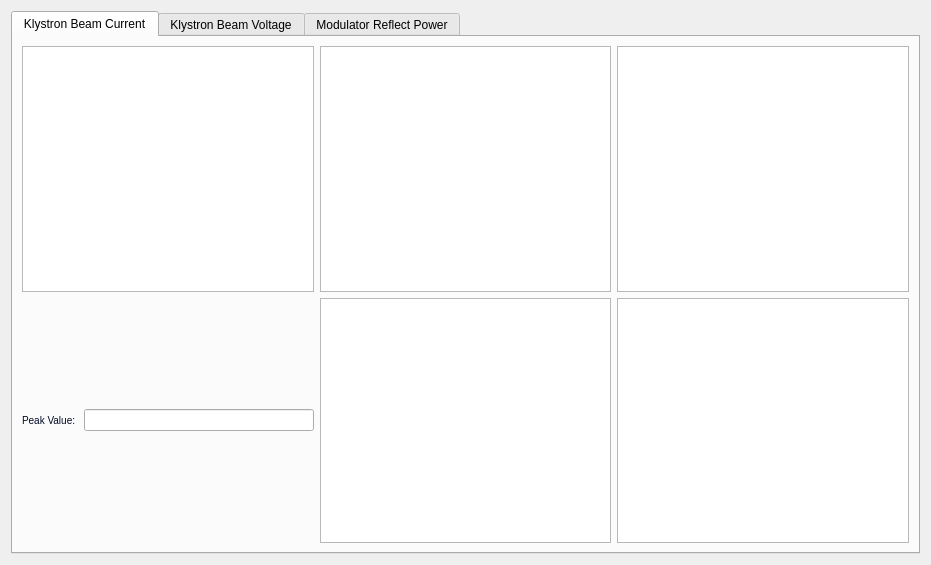
<?xml version="1.0" encoding="UTF-8"?>
<ui version="4.0">
 <class>RTM_Waveforms</class>
 <widget class="QWidget" name="RTM_Waveforms">
  <property name="geometry">
   <rect>
    <x>0</x>
    <y>0</y>
    <width>931</width>
    <height>565</height>
   </rect>
  </property>
  <property name="windowTitle">
   <string>Form</string>
  </property>
  <layout class="QVBoxLayout" name="verticalLayout_2">
   <item>
    <layout class="QVBoxLayout" name="verticalLayout">
     <item>
      <widget class="QTabWidget" name="tabWidget">
       <property name="currentIndex">
        <number>0</number>
       </property>
       <widget class="QWidget" name="tab">
        <attribute name="title">
         <string>Klystron Beam Current</string>
        </attribute>
        <layout class="QGridLayout" name="gridLayout_2">
         <item row="0" column="0">
          <layout class="QGridLayout" name="gridLayout">
           <item row="1" column="1">
            <widget class="PyDMWaveformPlot" name="PyDMWaveformPlot_2">
             <property name="sizePolicy">
              <sizepolicy hsizetype="Expanding" vsizetype="Expanding">
               <horstretch>1</horstretch>
               <verstretch>1</verstretch>
              </sizepolicy>
             </property>
             <property name="toolTip">
              <string/>
             </property>
             <property name="showXGrid">
              <bool>true</bool>
             </property>
             <property name="showYGrid">
              <bool>true</bool>
             </property>
             <property name="axisColor">
              <color>
               <red>202</red>
               <green>202</green>
               <blue>202</blue>
              </color>
             </property>
             <property name="showRightAxis">
              <bool>true</bool>
             </property>
             <property name="title" stdset="0">
              <string>Fault History Buff 2</string>
             </property>
             <property name="curves">
              <stringlist>
               <string>{&quot;y_channel&quot;: &quot;ca://${DEVICE}:FALTHIST2_RTM_BCURR_WF&quot;, &quot;x_channel&quot;: null, &quot;name&quot;: &quot;&quot;, &quot;color&quot;: &quot;#57c8c1&quot;, &quot;lineStyle&quot;: 1, &quot;lineWidth&quot;: 3, &quot;symbol&quot;: null, &quot;symbolSize&quot;: 10, &quot;redraw_mode&quot;: 2}</string>
              </stringlist>
             </property>
            </widget>
           </item>
           <item row="0" column="1">
            <widget class="PyDMWaveformPlot" name="PyDMWaveformPlot">
             <property name="sizePolicy">
              <sizepolicy hsizetype="Expanding" vsizetype="Expanding">
               <horstretch>1</horstretch>
               <verstretch>1</verstretch>
              </sizepolicy>
             </property>
             <property name="toolTip">
              <string/>
             </property>
             <property name="showXGrid">
              <bool>true</bool>
             </property>
             <property name="showYGrid">
              <bool>true</bool>
             </property>
             <property name="axisColor">
              <color>
               <red>202</red>
               <green>202</green>
               <blue>202</blue>
              </color>
             </property>
             <property name="showRightAxis">
              <bool>true</bool>
             </property>
             <property name="title" stdset="0">
              <string>Fault History Buff 0</string>
             </property>
             <property name="curves">
              <stringlist>
               <string>{&quot;y_channel&quot;: &quot;ca://${DEVICE}:FALTHIST0_RTM_BCURR_WF&quot;, &quot;x_channel&quot;: null, &quot;name&quot;: &quot;&quot;, &quot;color&quot;: &quot;#57c8c1&quot;, &quot;lineStyle&quot;: 1, &quot;lineWidth&quot;: 3, &quot;symbol&quot;: null, &quot;symbolSize&quot;: 10, &quot;redraw_mode&quot;: 2}</string>
              </stringlist>
             </property>
            </widget>
           </item>
           <item row="1" column="2">
            <widget class="PyDMWaveformPlot" name="PyDMWaveformPlot_3">
             <property name="sizePolicy">
              <sizepolicy hsizetype="Expanding" vsizetype="Expanding">
               <horstretch>1</horstretch>
               <verstretch>1</verstretch>
              </sizepolicy>
             </property>
             <property name="toolTip">
              <string/>
             </property>
             <property name="showXGrid">
              <bool>true</bool>
             </property>
             <property name="showYGrid">
              <bool>true</bool>
             </property>
             <property name="axisColor">
              <color>
               <red>202</red>
               <green>202</green>
               <blue>202</blue>
              </color>
             </property>
             <property name="showRightAxis">
              <bool>true</bool>
             </property>
             <property name="title" stdset="0">
              <string>Fault History Buff 3</string>
             </property>
             <property name="curves">
              <stringlist>
               <string>{&quot;y_channel&quot;: &quot;ca://${DEVICE}:FALTHIST3_RTM_BCURR_WF&quot;, &quot;x_channel&quot;: null, &quot;name&quot;: &quot;&quot;, &quot;color&quot;: &quot;#57c8c1&quot;, &quot;lineStyle&quot;: 1, &quot;lineWidth&quot;: 3, &quot;symbol&quot;: null, &quot;symbolSize&quot;: 10, &quot;redraw_mode&quot;: 2}</string>
              </stringlist>
             </property>
            </widget>
           </item>
           <item row="0" column="2">
            <widget class="PyDMWaveformPlot" name="PyDMWaveformPlot_4">
             <property name="toolTip">
              <string/>
             </property>
             <property name="showXGrid">
              <bool>true</bool>
             </property>
             <property name="showYGrid">
              <bool>true</bool>
             </property>
             <property name="axisColor">
              <color>
               <red>202</red>
               <green>202</green>
               <blue>202</blue>
              </color>
             </property>
             <property name="showRightAxis">
              <bool>true</bool>
             </property>
             <property name="title" stdset="0">
              <string>Fault History Buff 1</string>
             </property>
             <property name="curves">
              <stringlist>
               <string>{&quot;y_channel&quot;: &quot;ca://${DEVICE}:FALTHIST1_RTM_BCURR_WF&quot;, &quot;x_channel&quot;: null, &quot;name&quot;: &quot;&quot;, &quot;color&quot;: &quot;#57c8c1&quot;, &quot;lineStyle&quot;: 1, &quot;lineWidth&quot;: 3, &quot;symbol&quot;: null, &quot;symbolSize&quot;: 10, &quot;redraw_mode&quot;: 2}</string>
              </stringlist>
             </property>
            </widget>
           </item>
           <item row="0" column="0">
            <widget class="PyDMWaveformPlot" name="PyDMWaveformPlot_5">
             <property name="sizePolicy">
              <sizepolicy hsizetype="Expanding" vsizetype="Expanding">
               <horstretch>1</horstretch>
               <verstretch>1</verstretch>
              </sizepolicy>
             </property>
             <property name="toolTip">
              <string/>
             </property>
             <property name="showXGrid">
              <bool>true</bool>
             </property>
             <property name="showYGrid">
              <bool>true</bool>
             </property>
             <property name="axisColor">
              <color>
               <red>202</red>
               <green>202</green>
               <blue>202</blue>
              </color>
             </property>
             <property name="showRightAxis">
              <bool>true</bool>
             </property>
             <property name="title" stdset="0">
              <string>Beam Current</string>
             </property>
             <property name="curves">
              <stringlist>
               <string>{&quot;y_channel&quot;: &quot;ca://${DEVICE}:RTM_BCURR_WF&quot;, &quot;x_channel&quot;: null, &quot;name&quot;: &quot;&quot;, &quot;color&quot;: &quot;#57c8c1&quot;, &quot;lineStyle&quot;: 1, &quot;lineWidth&quot;: 3, &quot;symbol&quot;: null, &quot;symbolSize&quot;: 10, &quot;redraw_mode&quot;: 2}</string>
              </stringlist>
             </property>
            </widget>
           </item>
           <item row="1" column="0">
            <layout class="QHBoxLayout" name="horizontalLayout">
             <item>
              <widget class="QLabel" name="label">
               <property name="styleSheet">
                <string notr="true">QLabel{
  color:#030923;
  font-size: 10px;
  font-style: bold;
}</string>
               </property>
               <property name="text">
                <string>Peak Value: </string>
               </property>
              </widget>
             </item>
             <item>
              <widget class="PyDMLineEdit" name="PyDMLineEdit">
               <property name="toolTip">
                <string/>
               </property>
               <property name="channel" stdset="0">
                <string>ca://${DEVICE}:RTM_BCURR_PK</string>
               </property>
              </widget>
             </item>
            </layout>
           </item>
          </layout>
         </item>
        </layout>
       </widget>
       <widget class="QWidget" name="tab_2">
        <attribute name="title">
         <string>Klystron Beam Voltage</string>
        </attribute>
        <layout class="QGridLayout" name="gridLayout_4">
         <item row="0" column="2">
          <layout class="QGridLayout" name="gridLayout_3">
           <item row="0" column="0">
            <widget class="PyDMWaveformPlot" name="PyDMWaveformPlot_6">
             <property name="toolTip">
              <string/>
             </property>
             <property name="showXGrid">
              <bool>true</bool>
             </property>
             <property name="showYGrid">
              <bool>true</bool>
             </property>
             <property name="axisColor">
              <color>
               <red>215</red>
               <green>215</green>
               <blue>215</blue>
              </color>
             </property>
             <property name="showRightAxis">
              <bool>true</bool>
             </property>
             <property name="title" stdset="0">
              <string>History Buffer 1</string>
             </property>
             <property name="curves">
              <stringlist>
               <string>{&quot;y_channel&quot;: &quot;ca://${DEVICE}:FAULTHIST1_RTM_BVOLT_WF&quot;, &quot;x_channel&quot;: null, &quot;name&quot;: &quot;&quot;, &quot;color&quot;: &quot;#ff7ca6&quot;, &quot;lineStyle&quot;: 1, &quot;lineWidth&quot;: 3, &quot;symbol&quot;: null, &quot;symbolSize&quot;: 10, &quot;redraw_mode&quot;: 2}</string>
              </stringlist>
             </property>
            </widget>
           </item>
          </layout>
         </item>
         <item row="1" column="1">
          <widget class="PyDMWaveformPlot" name="PyDMWaveformPlot_9">
           <property name="toolTip">
            <string/>
           </property>
           <property name="showXGrid">
            <bool>true</bool>
           </property>
           <property name="showYGrid">
            <bool>true</bool>
           </property>
           <property name="axisColor">
            <color>
             <red>215</red>
             <green>215</green>
             <blue>215</blue>
            </color>
           </property>
           <property name="showRightAxis">
            <bool>true</bool>
           </property>
           <property name="title" stdset="0">
            <string>History Buffer 2</string>
           </property>
           <property name="curves">
            <stringlist>
             <string>{&quot;y_channel&quot;: &quot;ca://${DEVICE}:FAULTHIST2_RTM_BVOLT_WF&quot;, &quot;x_channel&quot;: null, &quot;name&quot;: &quot;&quot;, &quot;color&quot;: &quot;#ff7ca6&quot;, &quot;lineStyle&quot;: 1, &quot;lineWidth&quot;: 3, &quot;symbol&quot;: null, &quot;symbolSize&quot;: 10, &quot;redraw_mode&quot;: 2}</string>
            </stringlist>
           </property>
          </widget>
         </item>
         <item row="0" column="1">
          <widget class="PyDMWaveformPlot" name="PyDMWaveformPlot_8">
           <property name="toolTip">
            <string/>
           </property>
           <property name="showXGrid">
            <bool>true</bool>
           </property>
           <property name="showYGrid">
            <bool>true</bool>
           </property>
           <property name="axisColor">
            <color>
             <red>215</red>
             <green>215</green>
             <blue>215</blue>
            </color>
           </property>
           <property name="showRightAxis">
            <bool>true</bool>
           </property>
           <property name="title" stdset="0">
            <string>History Buffer 0</string>
           </property>
           <property name="curves">
            <stringlist>
             <string>{&quot;y_channel&quot;: &quot;ca://${DEVICE}:FAULTHIST0_RTM_BVOLT_WF&quot;, &quot;x_channel&quot;: null, &quot;name&quot;: &quot;&quot;, &quot;color&quot;: &quot;#ff7ca6&quot;, &quot;lineStyle&quot;: 1, &quot;lineWidth&quot;: 3, &quot;symbol&quot;: null, &quot;symbolSize&quot;: 10, &quot;redraw_mode&quot;: 2}</string>
            </stringlist>
           </property>
          </widget>
         </item>
         <item row="0" column="0">
          <widget class="PyDMWaveformPlot" name="PyDMWaveformPlot_10">
           <property name="toolTip">
            <string/>
           </property>
           <property name="showXGrid">
            <bool>true</bool>
           </property>
           <property name="showYGrid">
            <bool>true</bool>
           </property>
           <property name="axisColor">
            <color>
             <red>215</red>
             <green>215</green>
             <blue>215</blue>
            </color>
           </property>
           <property name="showRightAxis">
            <bool>true</bool>
           </property>
           <property name="title" stdset="0">
            <string>Beam Voltage</string>
           </property>
           <property name="curves">
            <stringlist>
             <string>{&quot;y_channel&quot;: &quot;ca://${DEVICE}:RTM_BVOLT_WF&quot;, &quot;x_channel&quot;: null, &quot;name&quot;: &quot;&quot;, &quot;color&quot;: &quot;#ff7ca6&quot;, &quot;lineStyle&quot;: 1, &quot;lineWidth&quot;: 3, &quot;symbol&quot;: null, &quot;symbolSize&quot;: 10, &quot;redraw_mode&quot;: 2}</string>
            </stringlist>
           </property>
          </widget>
         </item>
         <item row="1" column="2">
          <widget class="PyDMWaveformPlot" name="PyDMWaveformPlot_7">
           <property name="toolTip">
            <string/>
           </property>
           <property name="showXGrid">
            <bool>true</bool>
           </property>
           <property name="showYGrid">
            <bool>true</bool>
           </property>
           <property name="axisColor">
            <color>
             <red>215</red>
             <green>215</green>
             <blue>215</blue>
            </color>
           </property>
           <property name="showRightAxis">
            <bool>true</bool>
           </property>
           <property name="title" stdset="0">
            <string>History Buffer 3</string>
           </property>
           <property name="curves">
            <stringlist>
             <string>{&quot;y_channel&quot;: &quot;ca://${DEVICE}:FAULTHIST3_RTM_BVOLT_WF&quot;, &quot;x_channel&quot;: null, &quot;name&quot;: &quot;&quot;, &quot;color&quot;: &quot;#ff7ca6&quot;, &quot;lineStyle&quot;: 1, &quot;lineWidth&quot;: 3, &quot;symbol&quot;: null, &quot;symbolSize&quot;: 10, &quot;redraw_mode&quot;: 2}</string>
            </stringlist>
           </property>
          </widget>
         </item>
         <item row="1" column="0">
          <layout class="QHBoxLayout" name="horizontalLayout_2">
           <item>
            <widget class="QLabel" name="label_2">
             <property name="styleSheet">
              <string notr="true">QLabel{
  color:#030923;
  font-size: 10px;
  font-style: bold;
}</string>
             </property>
             <property name="text">
              <string>Peak Value</string>
             </property>
            </widget>
           </item>
           <item>
            <widget class="PyDMLineEdit" name="PyDMLineEdit_2">
             <property name="toolTip">
              <string/>
             </property>
             <property name="channel" stdset="0">
              <string>ca://${DEVICE}:RTM_BVOLT_PK</string>
             </property>
            </widget>
           </item>
          </layout>
         </item>
        </layout>
       </widget>
       <widget class="QWidget" name="tab_3">
        <attribute name="title">
         <string>Modulator Reflect Power</string>
        </attribute>
        <layout class="QGridLayout" name="gridLayout_6">
         <item row="0" column="0">
          <layout class="QGridLayout" name="gridLayout_5">
           <item row="0" column="2">
            <widget class="PyDMWaveformPlot" name="PyDMWaveformPlot_11">
             <property name="toolTip">
              <string/>
             </property>
             <property name="showXGrid">
              <bool>true</bool>
             </property>
             <property name="showYGrid">
              <bool>true</bool>
             </property>
             <property name="axisColor">
              <color>
               <red>209</red>
               <green>209</green>
               <blue>209</blue>
              </color>
             </property>
             <property name="showRightAxis">
              <bool>true</bool>
             </property>
             <property name="title" stdset="0">
              <string>History Buffer 1</string>
             </property>
             <property name="curves">
              <stringlist>
               <string>{&quot;y_channel&quot;: &quot;ca://${DEVICE}:FAULTHIST1_RTM_RE_WF&quot;, &quot;x_channel&quot;: null, &quot;name&quot;: &quot;&quot;, &quot;color&quot;: &quot;#9eed36&quot;, &quot;lineStyle&quot;: 1, &quot;lineWidth&quot;: 3, &quot;symbol&quot;: null, &quot;symbolSize&quot;: 10, &quot;redraw_mode&quot;: 2}</string>
              </stringlist>
             </property>
            </widget>
           </item>
           <item row="0" column="1">
            <widget class="PyDMWaveformPlot" name="PyDMWaveformPlot_13">
             <property name="toolTip">
              <string/>
             </property>
             <property name="showXGrid">
              <bool>true</bool>
             </property>
             <property name="showYGrid">
              <bool>true</bool>
             </property>
             <property name="axisColor">
              <color>
               <red>209</red>
               <green>209</green>
               <blue>209</blue>
              </color>
             </property>
             <property name="showRightAxis">
              <bool>true</bool>
             </property>
             <property name="title" stdset="0">
              <string>History Buffer 0</string>
             </property>
             <property name="curves">
              <stringlist>
               <string>{&quot;y_channel&quot;: &quot;ca://${DEVICE}:FAULTHIST0_RTM_RE_WF&quot;, &quot;x_channel&quot;: null, &quot;name&quot;: &quot;&quot;, &quot;color&quot;: &quot;#9eed36&quot;, &quot;lineStyle&quot;: 1, &quot;lineWidth&quot;: 3, &quot;symbol&quot;: null, &quot;symbolSize&quot;: 10, &quot;redraw_mode&quot;: 2}</string>
              </stringlist>
             </property>
            </widget>
           </item>
           <item row="1" column="1">
            <widget class="PyDMWaveformPlot" name="PyDMWaveformPlot_14">
             <property name="toolTip">
              <string/>
             </property>
             <property name="showXGrid">
              <bool>true</bool>
             </property>
             <property name="showYGrid">
              <bool>true</bool>
             </property>
             <property name="axisColor">
              <color>
               <red>209</red>
               <green>209</green>
               <blue>209</blue>
              </color>
             </property>
             <property name="showRightAxis">
              <bool>true</bool>
             </property>
             <property name="title" stdset="0">
              <string>History Buffer 2</string>
             </property>
             <property name="curves">
              <stringlist>
               <string>{&quot;y_channel&quot;: &quot;ca://${DEVICE}:FAULTHIST2_RTM_RE_WF&quot;, &quot;x_channel&quot;: null, &quot;name&quot;: &quot;&quot;, &quot;color&quot;: &quot;#9eed36&quot;, &quot;lineStyle&quot;: 1, &quot;lineWidth&quot;: 3, &quot;symbol&quot;: null, &quot;symbolSize&quot;: 10, &quot;redraw_mode&quot;: 2}</string>
              </stringlist>
             </property>
            </widget>
           </item>
           <item row="1" column="2">
            <widget class="PyDMWaveformPlot" name="PyDMWaveformPlot_12">
             <property name="toolTip">
              <string/>
             </property>
             <property name="showXGrid">
              <bool>true</bool>
             </property>
             <property name="showYGrid">
              <bool>true</bool>
             </property>
             <property name="axisColor">
              <color>
               <red>209</red>
               <green>209</green>
               <blue>209</blue>
              </color>
             </property>
             <property name="showRightAxis">
              <bool>true</bool>
             </property>
             <property name="title" stdset="0">
              <string>History Buffer 3</string>
             </property>
             <property name="curves">
              <stringlist>
               <string>{&quot;y_channel&quot;: &quot;ca://${DEVICE}:FAULTHIST3_RTM_RE_WF&quot;, &quot;x_channel&quot;: null, &quot;name&quot;: &quot;&quot;, &quot;color&quot;: &quot;#9eed36&quot;, &quot;lineStyle&quot;: 1, &quot;lineWidth&quot;: 3, &quot;symbol&quot;: null, &quot;symbolSize&quot;: 10, &quot;redraw_mode&quot;: 2}</string>
              </stringlist>
             </property>
            </widget>
           </item>
           <item row="0" column="0">
            <widget class="PyDMWaveformPlot" name="PyDMWaveformPlot_15">
             <property name="toolTip">
              <string/>
             </property>
             <property name="showXGrid">
              <bool>true</bool>
             </property>
             <property name="showYGrid">
              <bool>true</bool>
             </property>
             <property name="axisColor">
              <color>
               <red>209</red>
               <green>209</green>
               <blue>209</blue>
              </color>
             </property>
             <property name="showRightAxis">
              <bool>true</bool>
             </property>
             <property name="title" stdset="0">
              <string>Modular Reflected Power</string>
             </property>
             <property name="curves">
              <stringlist>
               <string>{&quot;y_channel&quot;: &quot;ca://${DEVICE}:RTM_RE_WF&quot;, &quot;x_channel&quot;: null, &quot;name&quot;: &quot;&quot;, &quot;color&quot;: &quot;#9eed36&quot;, &quot;lineStyle&quot;: 1, &quot;lineWidth&quot;: 3, &quot;symbol&quot;: null, &quot;symbolSize&quot;: 10, &quot;redraw_mode&quot;: 2}</string>
              </stringlist>
             </property>
            </widget>
           </item>
           <item row="1" column="0">
            <layout class="QHBoxLayout" name="horizontalLayout_3">
             <item>
              <widget class="QLabel" name="label_3">
               <property name="styleSheet">
                <string notr="true">QLabel{
  color:#030923;
  font-size: 10px;
  font-style: bold;
}</string>
               </property>
               <property name="text">
                <string>Peak Value</string>
               </property>
              </widget>
             </item>
             <item>
              <widget class="PyDMLineEdit" name="PyDMLineEdit_3">
               <property name="toolTip">
                <string/>
               </property>
               <property name="channel" stdset="0">
                <string>ca://${DEVICE}:RTM_RE_PK</string>
               </property>
              </widget>
             </item>
            </layout>
           </item>
          </layout>
         </item>
        </layout>
       </widget>
      </widget>
     </item>
    </layout>
   </item>
  </layout>
 </widget>
 <customwidgets>
  <customwidget>
   <class>PyDMLineEdit</class>
   <extends>QLineEdit</extends>
   <header>pydm.widgets.line_edit</header>
  </customwidget>
  <customwidget>
   <class>PyDMWaveformPlot</class>
   <extends>QGraphicsView</extends>
   <header>pydm.widgets.waveformplot</header>
  </customwidget>
 </customwidgets>
 <resources/>
 <connections/>
</ui>
